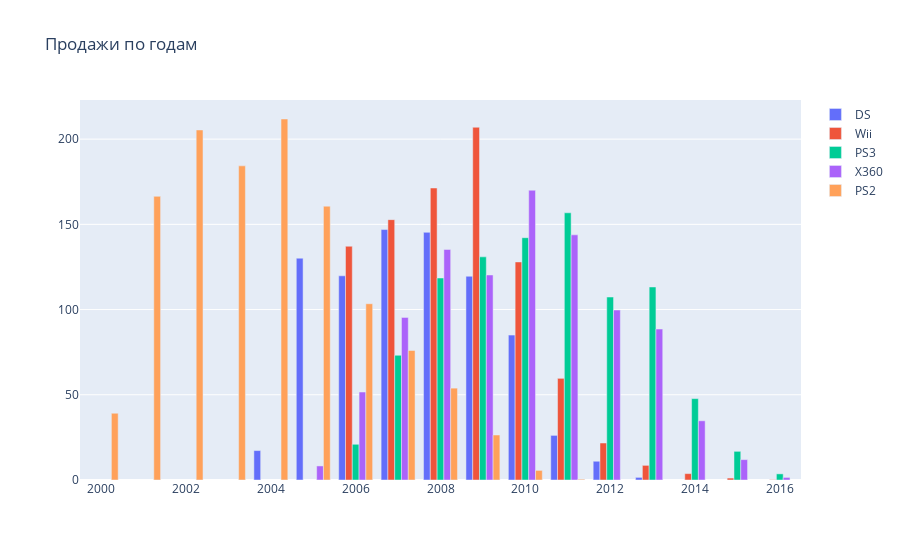

The code cell stored with this chart in its notebook:
### Code cell
data = []

for platform in platforms_leaders:
    data.append(
        go.Bar(x=df_2000[df_2000.platform==platform].groupby("year_of_release")['total_sales'].sum().index,
               y=df_2000[df_2000.platform==platform].groupby("year_of_release")['total_sales'].sum(),
               name=platform)
    )
layout = {'title': 'Продажи по годам'}
    
fig = go.Figure(data=data, layout=layout)
fig.show()
#iplot(fig, show_link = False)

### Figure 1 — Plotly figure (JSON) as saved in the notebook; plotly's stock layout.template omitted (floating-point values rounded to 4 significant figures)
{"data": [{"name": "DS", "type": "bar", "x": [2004, 2005, 2006, 2007, 2008, 2009, 2010, 2011, 2012, 2013], "y": [17.27, 130.1, 119.8, 146.9, 145.3, 119.5, 85.02, 26.18, 11.01, 1.54]}, {"name": "Wii", "type": "bar", "x": [2006, 2007, 2008, 2009, 2010, 2011, 2012, 2013, 2014, 2015, 2016], "y": [137.1, 152.8, 171.3, 207.0, 128.0, 59.65, 21.71, 8.59, 3.75, 1.14, 0.18]}, {"name": "PS3", "type": "bar", "x": [2006, 2007, 2008, 2009, 2010, 2011, 2012, 2013, 2014, 2015, 2016], "y": [20.96, 73.19, 118.5, 130.9, 142.2, 156.8, 107.4, 113.2, 47.76, 16.82, 3.6]}, {"name": "X360", "type": "bar", "x": [2005, 2006, 2007, 2008, 2009, 2010, 2011, 2012, 2013, 2014, 2015, 2016], "y": [8.25, 51.62, 95.41, 135.3, 120.3, 170.0, 143.8, 99.74, 88.58, 34.74, 11.96, 1.52]}, {"name": "PS2", "type": "bar", "x": [2000, 2001, 2002, 2003, 2004, 2005, 2006, 2007, 2008, 2009, 2010, 2011], "y": [39.17, 166.4, 205.4, 184.3, 211.8, 160.7, 103.4, 75.99, 53.9, 26.4, 5.64, 0.45]}], "layout": {"title": {"text": "Продажи по годам"}}}
